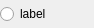
<?xml version="1.0" encoding="UTF-8"?>
<ui version="4.0">
 <class>Form</class>
 <widget class="QWidget" name="Form">
  <property name="geometry">
   <rect>
    <x>0</x>
    <y>0</y>
    <width>94</width>
    <height>28</height>
   </rect>
  </property>
  <property name="windowTitle">
   <string>Form</string>
  </property>
  <layout class="QHBoxLayout" name="horizontalLayout">
   <property name="spacing">
    <number>6</number>
   </property>
   <property name="leftMargin">
    <number>0</number>
   </property>
   <property name="topMargin">
    <number>0</number>
   </property>
   <property name="rightMargin">
    <number>0</number>
   </property>
   <property name="bottomMargin">
    <number>0</number>
   </property>
   <item>
    <widget class="QRadioButton" name="radioButton">
     <property name="sizePolicy">
      <sizepolicy hsizetype="MinimumExpanding" vsizetype="Fixed">
       <horstretch>0</horstretch>
       <verstretch>0</verstretch>
      </sizepolicy>
     </property>
     <property name="minimumSize">
      <size>
       <width>0</width>
       <height>28</height>
      </size>
     </property>
     <property name="maximumSize">
      <size>
       <width>16777215</width>
       <height>28</height>
      </size>
     </property>
     <property name="baseSize">
      <size>
       <width>0</width>
       <height>28</height>
      </size>
     </property>
     <property name="toolTip">
      <string>Activate ruin mecanism drawing</string>
     </property>
     <property name="text">
      <string>label</string>
     </property>
     <property name="autoExclusive">
      <bool>false</bool>
     </property>
    </widget>
   </item>
  </layout>
 </widget>
 <resources/>
 <connections/>
</ui>
